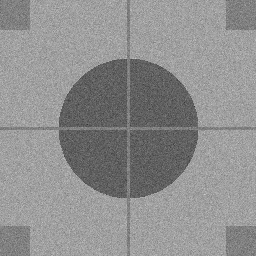
#> input picture Tutorial_6/circle.png, 256 x 256 px
$ python Assignment6.py
#> lines starting #> are read from the running program, lines starting #| are printed output that depends on the picture
import numpy as np
import cv2
import matplotlib.pyplot as plt

#Q1
img_1 = cv2.imread(r'circle.png',1)
#> img_1 is the input picture: shape (256, 256, 3); min 49, max 208, mean 143.3
plt.imshow(img_1)
plt.axis('off')
plt.show()

h = np.ones((5,5), np.float32)/25

#Q2
mean_img_1 = cv2.filter2D(img_1,-1,h)
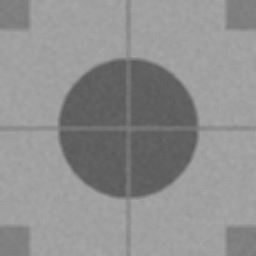
#> mean_img_1: shape (256, 256, 3); min 89, max 168, mean 143.3

plt.subplot(121)
plt.axis('off')
plt.title('Original')
plt.imshow(img_1)
plt.subplot(122)
plt.axis('off')
plt.title('Mean')
plt.imshow(mean_img_1)
plt.show()
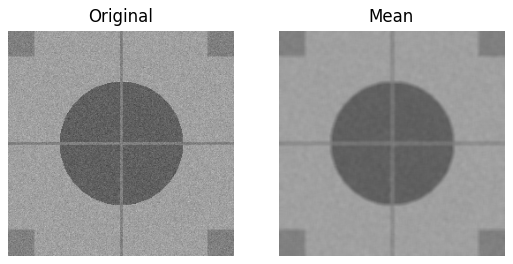
#> figure drawn by matplotlib, 2 panels

#Q3
h2 = np.ones((15,15), np.float32)/225

mean_img_2 = cv2.filter2D(img_1,-1,h2)

plt.subplot(131)
plt.axis('off')
plt.title('Original')
plt.imshow(img_1)
plt.subplot(132)
plt.axis('off')
plt.title('Mean 5')
plt.imshow(mean_img_1)
plt.subplot(133)
plt.axis('off')
plt.title('Mean 15')
plt.imshow(mean_img_2)
plt.show()
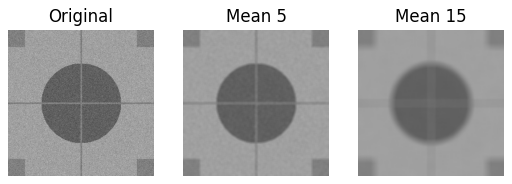
#> figure drawn by matplotlib, 3 panels

#Q4
m_blur = cv2.medianBlur(img_1,5)

plt.subplot(131)
plt.axis('off')
plt.title('Original')
plt.imshow(img_1)
plt.subplot(132)
plt.axis('off')
plt.title('Mean 5')
plt.imshow(mean_img_1)
plt.subplot(133)
plt.axis('off')
plt.title('Median 5')
plt.imshow(m_blur)
plt.show()

#Q5
m_blur2 = cv2.medianBlur(img_1,11)

plt.subplot(131)
plt.axis('off')
plt.title('Original')
plt.imshow(img_1)
plt.subplot(132)
plt.axis('off')
plt.title('Median 5')
plt.imshow(m_blur)
plt.subplot(133)
plt.axis('off')
plt.title('Median 11')
plt.imshow(m_blur2)
plt.show()

$ run again, with Tutorial_6/q1.png copied over Tutorial_6/circle.png
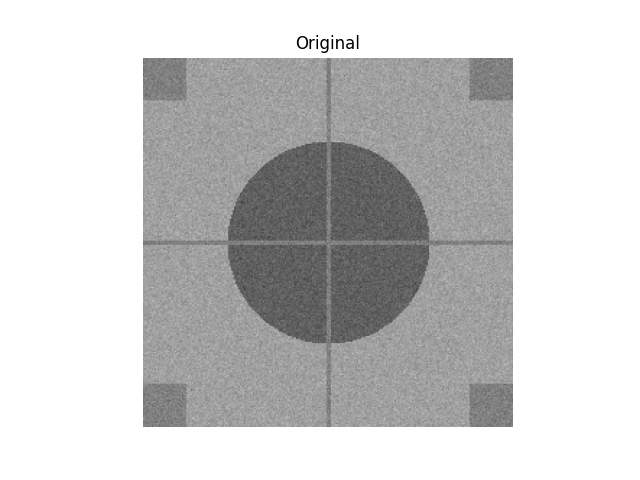
#> input picture Tutorial_6/q1.png, 640 x 480 px
#> img_1 is the input picture: shape (480, 640, 3); min 0, max 255, mean 204.9
#> `plt.show()`:
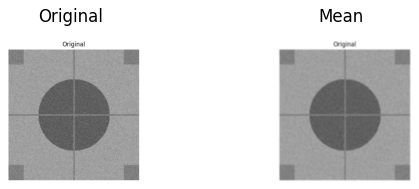
#> figure drawn by matplotlib, 2 panels
#> `plt.show()`:
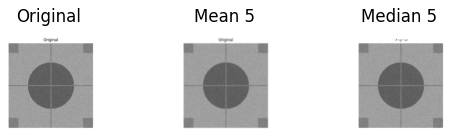
#> figure drawn by matplotlib, 3 panels
